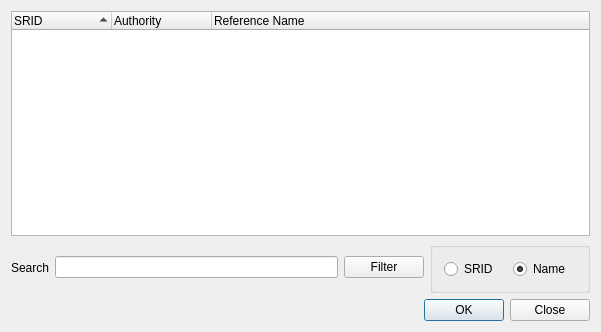
<?xml version="1.0" encoding="UTF-8"?>
<ui version="4.0">
 <class>QgsSpatialiteSridsDialogBase</class>
 <widget class="QDialog" name="QgsSpatialiteSridsDialogBase">
  <property name="geometry">
   <rect>
    <x>0</x>
    <y>0</y>
    <width>601</width>
    <height>332</height>
   </rect>
  </property>
  <property name="windowTitle">
   <string>Select a Spatialite Spatial Reference System</string>
  </property>
  <layout class="QGridLayout" name="gridLayout_2">
   <item row="0" column="0" colspan="2">
    <widget class="QTreeWidget" name="twSrids">
     <property name="rootIsDecorated">
      <bool>false</bool>
     </property>
     <property name="sortingEnabled">
      <bool>true</bool>
     </property>
     <property name="columnCount">
      <number>3</number>
     </property>
     <column>
      <property name="text">
       <string>SRID</string>
      </property>
     </column>
     <column>
      <property name="text">
       <string>Authority</string>
      </property>
     </column>
     <column>
      <property name="text">
       <string>Reference Name</string>
      </property>
     </column>
    </widget>
   </item>
   <item row="1" column="0">
    <layout class="QHBoxLayout" name="horizontalLayout">
     <item>
      <widget class="QLabel" name="label">
       <property name="text">
        <string>Search</string>
       </property>
      </widget>
     </item>
     <item>
      <widget class="QLineEdit" name="leSearch"/>
     </item>
     <item>
      <widget class="QPushButton" name="pbnFilter">
       <property name="text">
        <string>Filter</string>
       </property>
      </widget>
     </item>
    </layout>
   </item>
   <item row="1" column="1">
    <widget class="QGroupBox" name="groupBox">
     <property name="minimumSize">
      <size>
       <width>160</width>
       <height>26</height>
      </size>
     </property>
     <property name="flat">
      <bool>true</bool>
     </property>
     <layout class="QGridLayout" name="gridLayout">
      <item row="0" column="0">
       <widget class="QRadioButton" name="radioButtonSrid">
        <property name="text">
         <string>SRID</string>
        </property>
        <property name="checked">
         <bool>false</bool>
        </property>
       </widget>
      </item>
      <item row="0" column="1">
       <widget class="QRadioButton" name="radioButtonName">
        <property name="text">
         <string>Name</string>
        </property>
        <property name="checked">
         <bool>true</bool>
        </property>
       </widget>
      </item>
     </layout>
    </widget>
   </item>
   <item row="2" column="0" colspan="2">
    <widget class="QDialogButtonBox" name="buttonBox">
     <property name="standardButtons">
      <set>QDialogButtonBox::Close|QDialogButtonBox::Ok</set>
     </property>
    </widget>
   </item>
  </layout>
 </widget>
 <layoutdefault spacing="6" margin="11"/>
 <tabstops>
  <tabstop>twSrids</tabstop>
  <tabstop>leSearch</tabstop>
  <tabstop>pbnFilter</tabstop>
  <tabstop>radioButtonSrid</tabstop>
  <tabstop>radioButtonName</tabstop>
  <tabstop>buttonBox</tabstop>
 </tabstops>
 <resources/>
 <connections>
  <connection>
   <sender>buttonBox</sender>
   <signal>rejected()</signal>
   <receiver>QgsSpatialiteSridsDialogBase</receiver>
   <slot>reject()</slot>
   <hints>
    <hint type="sourcelabel">
     <x>226</x>
     <y>322</y>
    </hint>
    <hint type="destinationlabel">
     <x>274</x>
     <y>256</y>
    </hint>
   </hints>
  </connection>
  <connection>
   <sender>buttonBox</sender>
   <signal>clicked(QAbstractButton*)</signal>
   <receiver>QgsSpatialiteSridsDialogBase</receiver>
   <slot>accept()</slot>
   <hints>
    <hint type="sourcelabel">
     <x>378</x>
     <y>308</y>
    </hint>
    <hint type="destinationlabel">
     <x>452</x>
     <y>295</y>
    </hint>
   </hints>
  </connection>
 </connections>
</ui>
